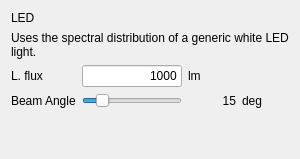
           <widget class="QWidget" name="page">
            <layout class="QGridLayout" name="gridLayout">
             <item row="3" column="0">
              <spacer name="verticalSpacer_5">
               <property name="orientation">
                <enum>Qt::Vertical</enum>
               </property>
               <property name="sizeHint" stdset="0">
                <size>
                 <width>20</width>
                 <height>40</height>
                </size>
               </property>
              </spacer>
             </item>
             <item row="0" column="0">
              <widget class="QLabel" name="lightLedLabel">
               <property name="text">
                <string>LED</string>
               </property>
              </widget>
             </item>
             <item row="1" column="0">
              <widget class="QLabel" name="ledSpectrumLabel">
               <property name="text">
                <string>Uses the spectral distribution of a generic white LED light.</string>
               </property>
               <property name="wordWrap">
                <bool>true</bool>
               </property>
              </widget>
             </item>
             <item row="2" column="0">
              <layout class="QGridLayout" name="gridLayout_5">
               <property name="topMargin">
                <number>0</number>
               </property>
               <item row="0" column="0">
                <widget class="QLabel" name="luminousFluxLabel">
                 <property name="text">
                  <string>L. flux</string>
                 </property>
                </widget>
               </item>
               <item row="1" column="1">
                <widget class="QSlider" name="beamAngleSlider">
                 <property name="maximumSize">
                  <size>
                   <width>100</width>
                   <height>16777215</height>
                  </size>
                 </property>
                 <property name="minimum">
                  <number>1</number>
                 </property>
                 <property name="maximum">
                  <number>90</number>
                 </property>
                 <property name="value">
                  <number>15</number>
                 </property>
                 <property name="orientation">
                  <enum>Qt::Horizontal</enum>
                 </property>
                </widget>
               </item>
               <item row="1" column="0">
                <widget class="QLabel" name="beamAngleLabel">
                 <property name="text">
                  <string>Beam Angle</string>
                 </property>
                </widget>
               </item>
               <item row="1" column="2">
                <widget class="QLabel" name="beamAngleValueLabel">
                 <property name="text">
                  <string>15</string>
                 </property>
                 <property name="alignment">
                  <set>Qt::AlignRight|Qt::AlignTrailing|Qt::AlignVCenter</set>
                 </property>
                </widget>
               </item>
               <item row="0" column="1">
                <widget class="QLineEdit" name="luminousFluxLineEdit">
                 <property name="sizePolicy">
                  <sizepolicy hsizetype="Minimum" vsizetype="Fixed">
                   <horstretch>0</horstretch>
                   <verstretch>0</verstretch>
                  </sizepolicy>
                 </property>
                 <property name="maximumSize">
                  <size>
                   <width>100</width>
                   <height>16777215</height>
                  </size>
                 </property>
                 <property name="inputMethodHints">
                  <set>Qt::ImhDigitsOnly</set>
                 </property>
                 <property name="text">
                  <string>1000</string>
                 </property>
                 <property name="maxLength">
                  <number>10</number>
                 </property>
                 <property name="alignment">
                  <set>Qt::AlignRight|Qt::AlignTrailing|Qt::AlignVCenter</set>
                 </property>
                </widget>
               </item>
               <item row="1" column="3">
                <widget class="QLabel" name="beamAngleUnitsLabel">
                 <property name="text">
                  <string>deg</string>
                 </property>
                </widget>
               </item>
               <item row="0" column="2">
                <widget class="QLabel" name="liminousFluxUnitsLabel">
                 <property name="text">
                  <string>lm</string>
                 </property>
                </widget>
               </item>
              </layout>
             </item>
            </layout>
           </widget>
